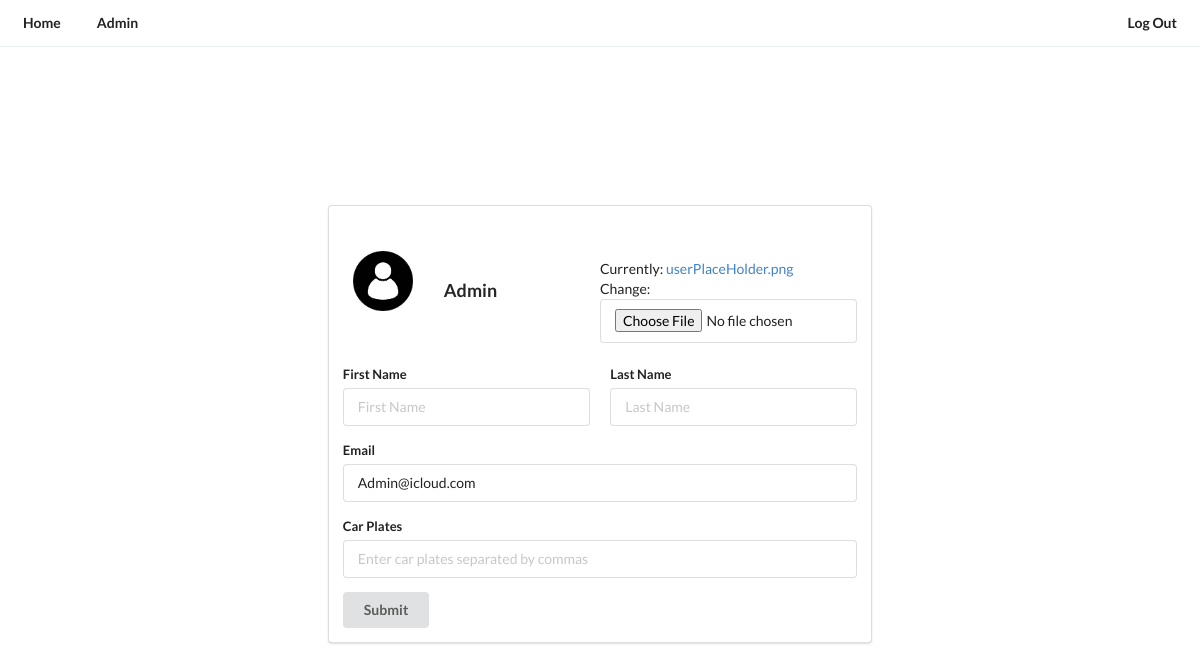
Page /profiles/edit/ (signed in) on the earlier database version.
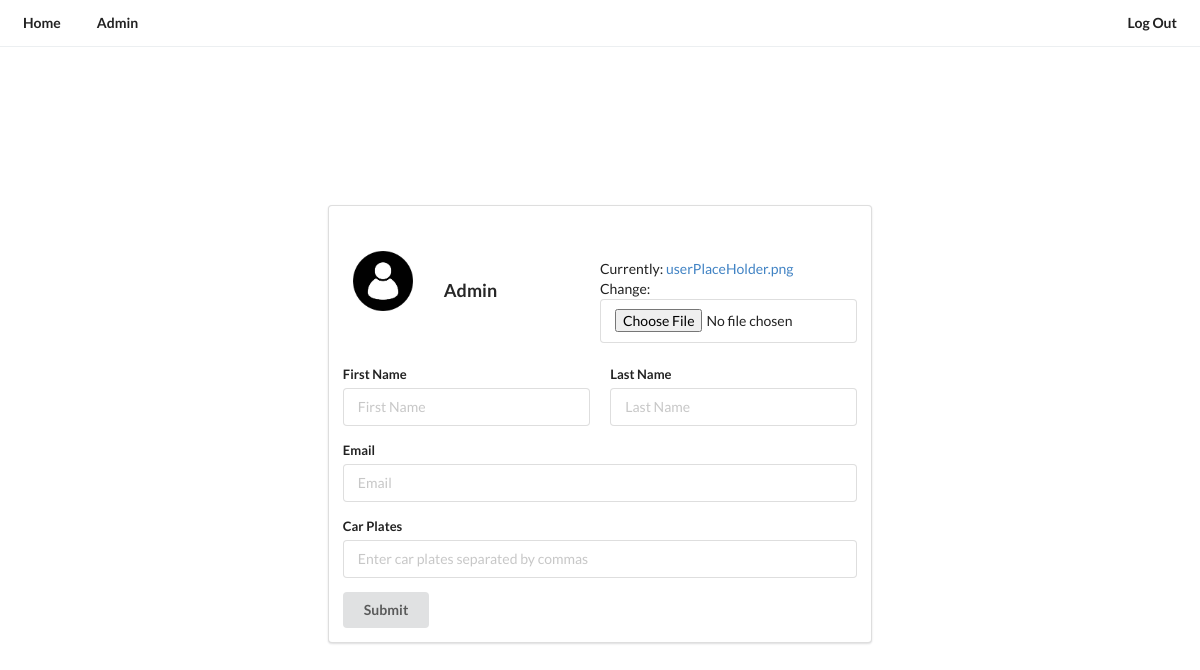
Same page on the later database version.
### profiles/models.py (models this page shows, shortened)
class Profile(models.Model):
    user           = models.OneToOneField(User, on_delete=models.CASCADE)
    slug           = models.SlugField(unique=True, blank=True)
    profilePicture = models.ImageField(default='userPlaceHolder.png', upload_to='ProfilePictures')
    firstName      = models.CharField(max_length=35, blank=True)
    lastName       = models.CharField(max_length=35, blank=True)
    email          = models.EmailField(max_length=90, blank=True)
    carPlates      = models.JSONField(default=list, blank=True)
    updated        = models.TimeField(auto_now=True)
    created        = models.TimeField(auto_now_add=True)
    def __str__(self):
        return f"Username : {self.user.username} --> Email : {self.user.email}"

### profiles/views.py (the view)
# urls.py: path('edit/', views.editProfile, name='editProfile'),
@login_required
def editProfile(request):
    profile  = Profile.objects.get(user=request.user)
    form     = EditForm(request.POST or None, request.FILES or None, instance=profile)
    if request.method == 'POST':
        if form.is_valid():
            form.save()
            return redirect('profiles:profile')
    carPlates = CarPlate.objects.filter(profile=profile)
    template = loader.get_template('profiles/editProfile.html')
    context = { 'profile': profile, 'carPlates': carPlates, 'form' : form }
    return HttpResponse(template.render(context, request))

### profiles/forms.py (shortened to what this page needs)
class EditForm(forms.ModelForm):
    firstName = forms.CharField(required=False, widget=forms.TextInput(attrs={'placeholder': 'First Name'}))
    lastName  = forms.CharField(required=False, widget=forms.TextInput(attrs={'placeholder': 'Last Name'}))
    email     = forms.EmailField(required=False, widget=forms.TextInput(attrs={'placeholder': 'Email'}))
    carPlates = forms.CharField(
        required=False,
        widget=forms.TextInput(attrs={'placeholder': 'Enter car plates separated by commas', 'size': '40'}),
        help_text="Enter car plates separated by commas, e.g. KBB 123A, KBC 345B"
    )
    class Meta:
        model   = Profile
        fields  = ('profilePicture', 'firstName', 'lastName', 'email')
    def __init__(self, *args, **kwargs):
        super().__init__(*args, **kwargs)
        if self.instance and self.instance.carPlates:
            self.fields['carPlates'].initial = ', '.join([plate.plateNumber for plate in self.instance.car_plates.all()])

### profiles/templates/profiles/editProfile.html (shortened to what this page needs)
<head>
    {% extends 'base.html' %}
    {% load static %}
{% block content %}
{% include 'home/navigationBar.html' %}
<div id="profileEditParent">
  <div class="ui segment">
    <form class="ui form" id="profileEditForm" action="" method="POST" enctype="multipart/form-data">
      <div class="ui items">
        <div class="item">
          <a class="ui tiny image"><img id="profileEditProfileIcon" src={{profile.profilePicture.url}}></a>
          <div class="middle aligned content"><div class="header">{{profile.user}}</div></div>
          <div class="field" id="profileEditProfileIconBtn">{{form.profilePicture}}</div>
        </div>
      </div>
      <div id="profileEditInputDiv">
        <div class="field"><label>First Name</label>{{form.firstName}}</div>
        <div class="field"><label>Last Name</label>{{form.lastName}}</div>
      </div>
      <div class="field"><label>Email</label>{{form.email}}</div>
      <div class="field"><label>Car Plates</label>{{form.carPlates}}</div>
      <button class="ui button" type="submit" id="profileEditSubmitBtn">Submit</button>
    </form>
  </div>
</div>
{% endblock content %}

### home/templates/home/navigationBar.html (shortened to what this page needs)
<head>
  {% load static %}
</head>
{% block content %}
<div class="ui secondary menu" id="navbarMainDiv">
  <a class="item" href="{% url 'home:home' %}"><b>Home</b></a>
  <a class="item" href="{% url 'profiles:profile' %}" ><b>{{profile.user}}</b></a>
  <div class="right menu">
    <a class="item" href="{% url 'login' %}"><b>Log Out</b></a>
  </div>
</div>
{% endblock content %}

Differences in the rows shown:
changed Profile "Admin": email "Admin@icloud.com" → (not shown)
